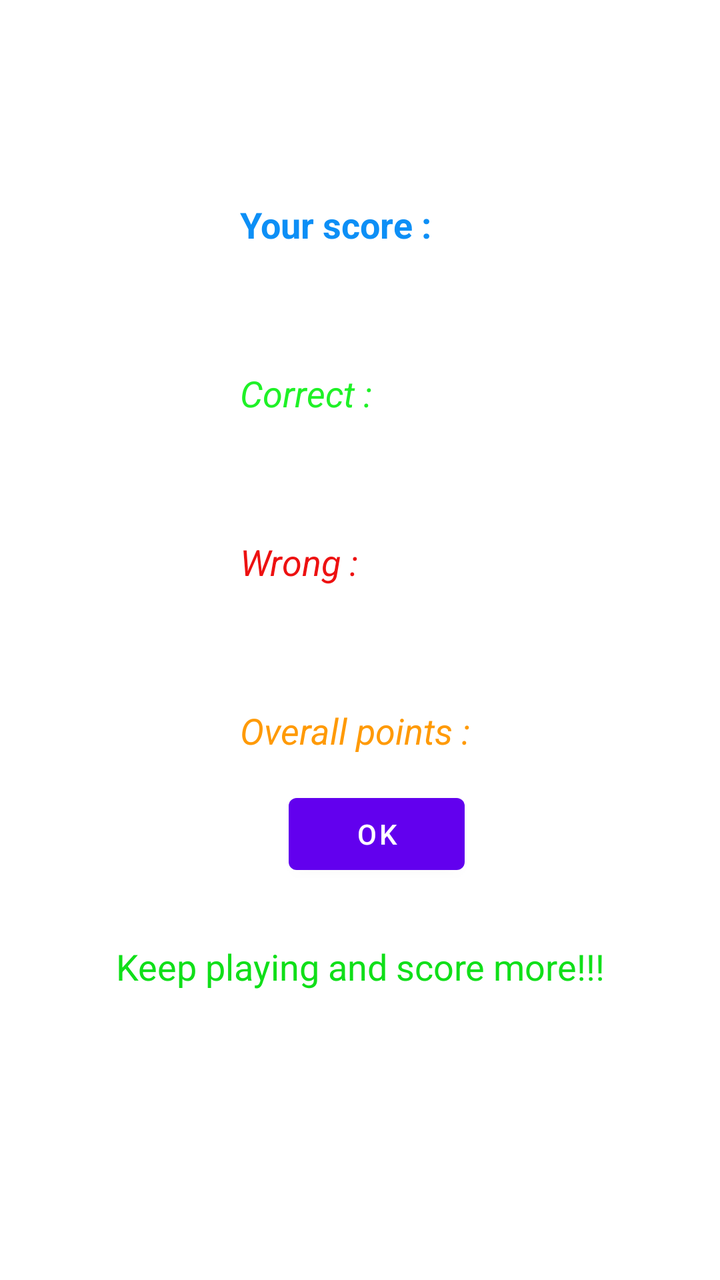
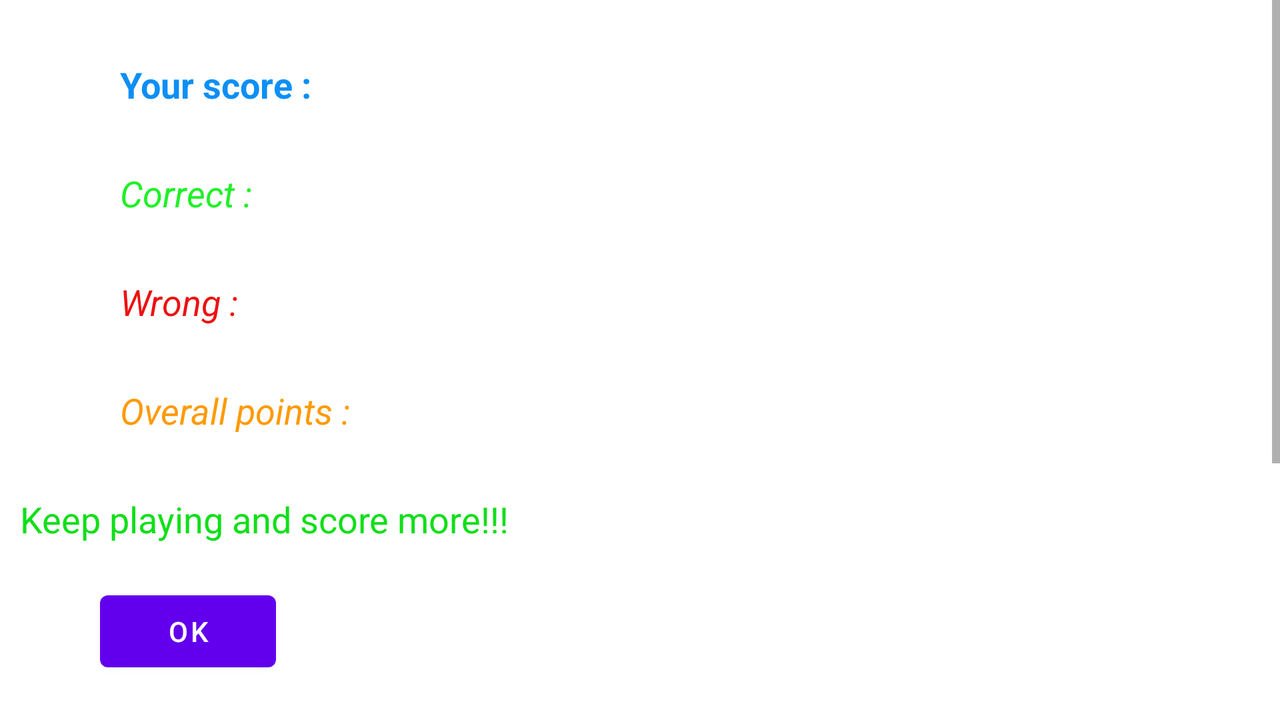

The same Android screen from two of the app's own layout files: first res/layout/ as a phone draws it, then the repository's variant for another configuration, drawn on a device whose configuration selects that folder. Both files follow.
<!-- AndroidManifest.xml: application theme Theme.QuizForFun -->
<!-- res/layout/activity_summary.xml -->
<?xml version="1.0" encoding="utf-8"?>
<androidx.constraintlayout.widget.ConstraintLayout xmlns:android="http://schemas.android.com/apk/res/android"
    xmlns:app="http://schemas.android.com/apk/res-auto"
    xmlns:tools="http://schemas.android.com/tools"
    android:layout_width="match_parent"
    android:layout_height="match_parent"
    tools:context=".summary">

    <TextView
        android:id="@+id/textView10"
        android:layout_width="wrap_content"
        android:layout_height="wrap_content"
        android:layout_marginStart="120dp"
        android:layout_marginTop="100dp"
        android:text="Your score :"
        android:textColor="#0D8FF6"
        android:textSize="18sp"
        android:textStyle="bold"
        app:layout_constraintStart_toStartOf="parent"
        app:layout_constraintTop_toTopOf="parent" />

    <TextView
        android:id="@+id/textView11"
        android:layout_width="wrap_content"
        android:layout_height="wrap_content"
        android:layout_marginStart="120dp"
        android:layout_marginTop="60dp"
        android:text="Correct :"
        android:textColor="#1FF127"
        android:textSize="18sp"
        android:textStyle="italic"
        app:layout_constraintStart_toStartOf="parent"
        app:layout_constraintTop_toBottomOf="@+id/textView10" />

    <TextView
        android:id="@+id/textView12"
        android:layout_width="wrap_content"
        android:layout_height="wrap_content"
        android:layout_marginStart="120dp"
        android:layout_marginTop="60dp"
        android:text="Wrong :"
        android:textColor="#ED1111"
        android:textSize="18sp"
        android:textStyle="italic"
        app:layout_constraintStart_toStartOf="parent"
        app:layout_constraintTop_toBottomOf="@+id/textView11" />

    <TextView
        android:id="@+id/textView13"
        android:layout_width="wrap_content"
        android:layout_height="wrap_content"
        android:layout_marginStart="30dp"
        android:layout_marginTop="30dp"
        android:layout_marginEnd="30dp"
        android:text="Keep playing and score more!!!"
        android:textColor="#10DF19"
        android:textSize="18sp"
        app:layout_constraintEnd_toEndOf="parent"
        app:layout_constraintStart_toStartOf="parent"
        app:layout_constraintTop_toBottomOf="@+id/OKButton" />

    <TextView
        android:id="@+id/scoreTotal"
        android:layout_width="wrap_content"
        android:layout_height="wrap_content"
        android:layout_marginTop="100dp"
        android:textColor="#0D8FF6"
        android:textSize="18sp"
        app:layout_constraintStart_toEndOf="@+id/textView10"
        app:layout_constraintTop_toTopOf="parent" />

    <TextView
        android:id="@+id/correctAns"
        android:layout_width="wrap_content"
        android:layout_height="wrap_content"
        android:layout_marginTop="60dp"
        android:textColor="#1FF127"
        android:textSize="18sp"
        app:layout_constraintStart_toEndOf="@+id/textView11"
        app:layout_constraintTop_toBottomOf="@+id/scoreTotal" />

    <TextView
        android:id="@+id/wrongAns"
        android:layout_width="wrap_content"
        android:layout_height="wrap_content"
        android:layout_marginTop="60dp"
        android:textColor="#ED1111"
        android:textSize="18sp"
        app:layout_constraintStart_toEndOf="@+id/textView12"
        app:layout_constraintTop_toBottomOf="@+id/correctAns" />

    <Button
        android:id="@+id/OKButton"
        android:layout_width="wrap_content"
        android:layout_height="wrap_content"
        android:layout_marginStart="160dp"
        android:layout_marginTop="100dp"
        android:layout_marginEnd="160dp"
        android:text="OK"
        app:layout_constraintEnd_toEndOf="parent"
        app:layout_constraintHorizontal_bias="0.333"
        app:layout_constraintStart_toStartOf="parent"
        app:layout_constraintTop_toBottomOf="@+id/textView12" />

    <TextView
        android:id="@+id/textView14"
        android:layout_width="wrap_content"
        android:layout_height="wrap_content"
        android:layout_marginStart="120dp"
        android:layout_marginTop="60dp"
        android:inputType="textVisiblePassword"
        android:text="Overall points :"
        android:textColor="#FF9A06"
        android:textSize="18sp"
        android:textStyle="italic"
        app:layout_constraintStart_toStartOf="parent"
        app:layout_constraintTop_toBottomOf="@+id/textView12" />

    <TextView
        android:id="@+id/overAll"
        android:layout_width="wrap_content"
        android:layout_height="wrap_content"
        android:layout_marginTop="60dp"
        android:textColor="#FF9A06"
        android:textSize="18sp"
        app:layout_constraintStart_toEndOf="@+id/textView14"
        app:layout_constraintTop_toBottomOf="@+id/textView12" />

    <ImageView
        android:id="@+id/animationBox"
        android:layout_width="200dp"
        android:layout_height="200dp"
        android:layout_marginStart="105dp"
        android:layout_marginTop="20dp"
        android:layout_marginEnd="105dp"
        app:layout_constraintEnd_toEndOf="parent"
        app:layout_constraintStart_toStartOf="parent"
        app:layout_constraintTop_toBottomOf="@+id/textView13" />
</androidx.constraintlayout.widget.ConstraintLayout>
<!-- resources referenced by this layout -->
<resources>
  <style name="Theme.QuizForFun" parent="Theme.MaterialComponents.DayNight.DarkActionBar">
          
          <item name="colorPrimary">@color/purple_500</item>
          <item name="colorPrimaryVariant">@color/purple_700</item>
          <item name="colorOnPrimary">@color/white</item>
          
          <item name="colorSecondary">@color/teal_200</item>
          <item name="colorSecondaryVariant">@color/teal_700</item>
          <item name="colorOnSecondary">@color/black</item>
          
          <item name="android:statusBarColor" tools:targetApi="l">?attr/colorPrimaryVariant</item>
          
      </style>
</resources>
<!-- res/layout-land/activity_summary.xml (the repository's variant of the layout above) -->
<!-- drawn on the phone turned sideways -->
<?xml version="1.0" encoding="utf-8"?>
<androidx.constraintlayout.widget.ConstraintLayout xmlns:android="http://schemas.android.com/apk/res/android"
    xmlns:app="http://schemas.android.com/apk/res-auto"
    xmlns:tools="http://schemas.android.com/tools"
    android:layout_width="match_parent"
    android:layout_height="wrap_content"
    tools:context=".summary">

    <ScrollView
        android:layout_width="match_parent"
        android:layout_height="match_parent"
        tools:layout_editor_absoluteX="118dp"
        tools:layout_editor_absoluteY="426dp">
        <LinearLayout
            android:layout_width="wrap_content"
            android:layout_height="wrap_content"
            android:orientation="vertical">

            <LinearLayout
                android:layout_width="match_parent"
                android:layout_height="match_parent"
                android:orientation="horizontal"></LinearLayout>

            <LinearLayout
                android:layout_width="match_parent"
                android:layout_height="match_parent"
                android:orientation="horizontal">

                <TextView
                    android:id="@+id/textView10"
                    android:layout_width="wrap_content"
                    android:layout_height="wrap_content"
                    android:layout_marginStart="60dp"
                    android:layout_marginTop="30dp"
                    android:text="Your score :"
                    android:textColor="#0D8FF6"
                    android:textSize="18sp"
                    android:textStyle="bold" />

                <TextView
                    android:id="@+id/scoreTotal"
                    android:layout_width="wrap_content"
                    android:layout_height="wrap_content"
                    android:layout_marginStart="50dp"
                    android:layout_marginTop="30dp"
                    android:textColor="#0D8FF6"
                    android:textSize="18sp" />

            </LinearLayout>

            <LinearLayout
                android:layout_width="match_parent"
                android:layout_height="match_parent"
                android:orientation="horizontal">

                <TextView
                    android:id="@+id/textView11"
                    android:layout_width="wrap_content"
                    android:layout_height="wrap_content"
                    android:layout_marginStart="60dp"
                    android:layout_marginTop="30dp"
                    android:text="Correct :"
                    android:textColor="#1FF127"
                    android:textSize="18sp"
                    android:textStyle="italic" />

                <TextView
                    android:id="@+id/correctAns"
                    android:layout_width="wrap_content"
                    android:layout_height="wrap_content"
                    android:layout_marginStart="60dp"
                    android:layout_marginTop="30dp"
                    android:textColor="#1FF127"
                    android:textSize="18sp" />
            </LinearLayout>

            <LinearLayout
                android:layout_width="match_parent"
                android:layout_height="match_parent"
                android:orientation="horizontal">

                <TextView
                    android:id="@+id/textView12"
                    android:layout_width="wrap_content"
                    android:layout_height="wrap_content"
                    android:layout_marginStart="60dp"
                    android:layout_marginTop="30dp"
                    android:text="Wrong :"
                    android:textColor="#ED1111"
                    android:textSize="18sp"
                    android:textStyle="italic" />

                <TextView
                    android:id="@+id/wrongAns"
                    android:layout_width="wrap_content"
                    android:layout_height="wrap_content"
                    android:layout_marginStart="60dp"
                    android:layout_marginTop="30dp"
                    android:textColor="#ED1111"
                    android:textSize="18sp" />
            </LinearLayout>

            <LinearLayout
                android:layout_width="match_parent"
                android:layout_height="match_parent"
                android:orientation="horizontal">

                <TextView
                    android:id="@+id/textView14"
                    android:layout_width="wrap_content"
                    android:layout_height="wrap_content"
                    android:layout_marginStart="60dp"
                    android:layout_marginTop="30dp"
                    android:inputType="textVisiblePassword"
                    android:text="Overall points :"
                    android:textColor="#FF9A06"
                    android:textSize="18sp"
                    android:textStyle="italic" />

                <TextView
                    android:id="@+id/overAll"
                    android:layout_width="wrap_content"
                    android:layout_height="wrap_content"
                    android:layout_marginStart="60dp"
                    android:layout_marginTop="30dp"
                    android:textColor="#FF9A06"
                    android:textSize="18sp" />
            </LinearLayout>

            <TextView
                android:id="@+id/textView13"
                android:layout_width="wrap_content"
                android:layout_height="wrap_content"
                android:layout_marginStart="10dp"
                android:layout_marginTop="30dp"
                android:text="Keep playing and score more!!!"
                android:textColor="#10DF19"
                android:textSize="18sp" />

            <Button
                android:id="@+id/OKButton"
                android:layout_width="wrap_content"
                android:layout_height="wrap_content"
                android:layout_marginStart="50dp"
                android:layout_marginTop="20dp"
                android:text="OK" />

            <ImageView
                android:id="@+id/animationBox"
                android:layout_width="200dp"
                android:layout_height="200dp"
                android:layout_marginStart="30dp"
                android:layout_marginTop="20dp"
                android:layout_marginEnd="105dp"
                app:layout_constraintEnd_toEndOf="parent"
                app:layout_constraintStart_toStartOf="parent"
                app:layout_constraintTop_toBottomOf="@+id/textView13" />

        </LinearLayout>
    </ScrollView>

</androidx.constraintlayout.widget.ConstraintLayout>
